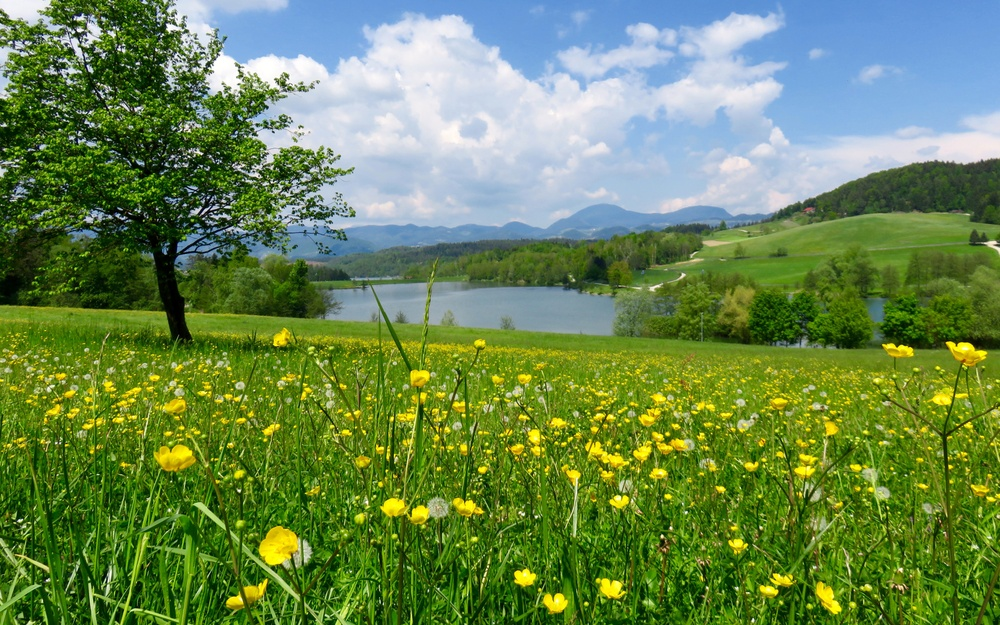
#> input picture leto.jpg, 1000 x 625 px, shrunk from 2400 x 1500 before the run
$ python pic.py
#> lines starting #> are read from the running program, lines starting #| are printed output that depends on the picture
from PIL import Image

# открытие изображения
img = Image.open("leto.jpg")
#> img is the input picture: PIL image 1000x625 RGB; mean R, G, B 106.2, 135.4, 81.5
img=img.rotate(90)
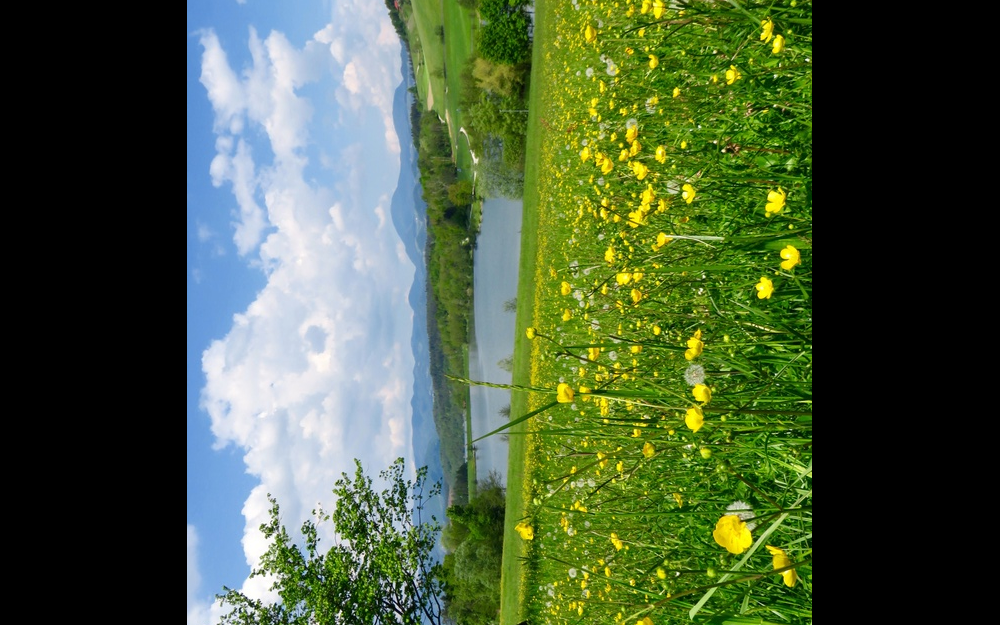
#> img: PIL image 1000x625 RGB; mean R, G, B 73.7, 91.1, 60.6

img.show()
